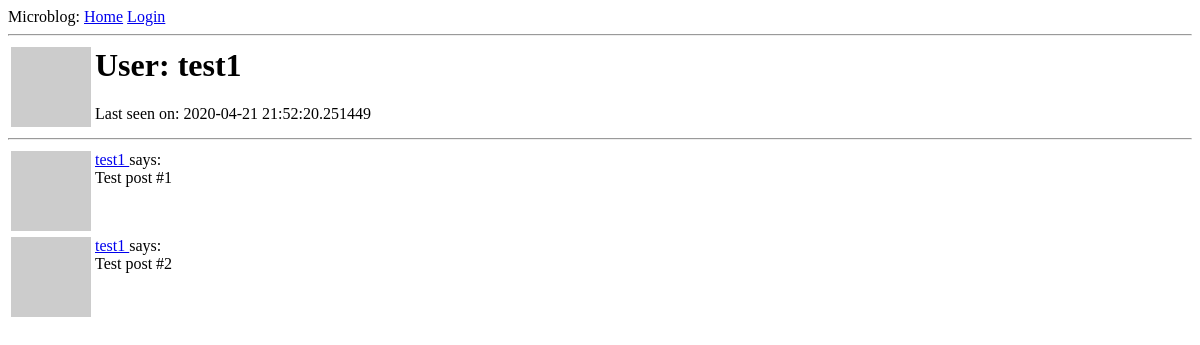
The app's page /user/test1, older data.
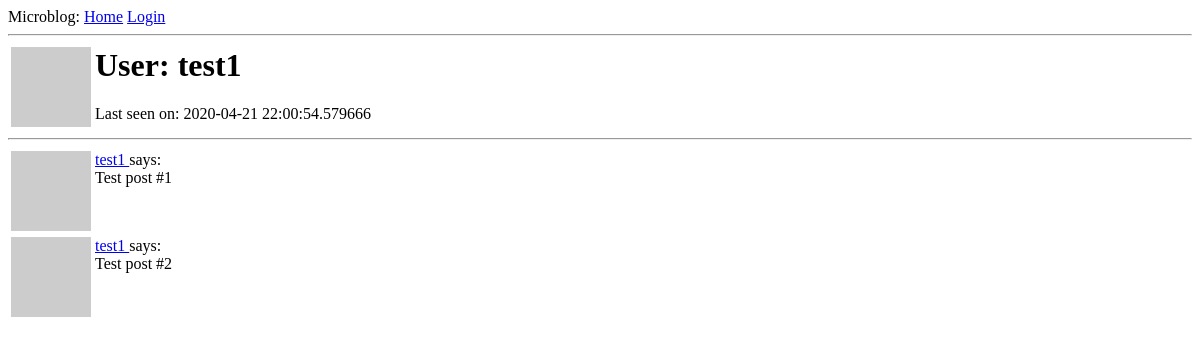
The same page, newer data.
### app/models.py (models this page shows, shortened)
class User(UserMixin,db.Model):
    id = db.Column(db.Integer, primary_key=True)
    username = db.Column(db.String(64), index=True, unique=True)
    email = db.Column(db.String(120), index=True, unique=True)
    password_hash = db.Column(db.String(128))
    rights = db.Column(db.String(64))
    posts = db.relationship('Post', backref='author', lazy='dynamic')
    about_me = db.Column(db.String(140))
    last_seen = db.Column(db.DateTime, default=datetime.utcnow)
    def avatar(self, size):
        digest = md5(self.email.lower().encode('utf-8')).hexdigest()
        return 'https://www.gravatar.com/avatar/{}?d=identicon&s={}'.format(digest, size)

### app/routes.py (the view)
@app.route('/user/<username>')
def user(username):
    user = User.query.filter_by(username=username).first_or_404()
    posts = [
        {'author': user, 'body': 'Test post #1'},
        {'author': user, 'body': 'Test post #2'}
    ]
    return render_template('user.html', user=user, posts=posts)

### app/routes.py (called while the page is built)
@app.before_request
def before_request():
    if current_user.is_authenticated:
        current_user.last_seen = datetime.utcnow()
        db.session.commit()

### app/templates/user.html (shortened to what this page needs)
{% extends "base.html" %}
{% block content %}
     <table>
        <tr valign="top">
            <td><img src="{{ user.avatar(128) }}"></td>
            <td>
		<h1>User: {{ user.username }}</h1>
                {% if user.last_seen %}<p>Last seen on: {{ user.last_seen }}</p>{% endif %}
	    </td>
        </tr>
    </table>
    <hr>
    {% for post in posts %}
        {% include '_post.html' %}
    {% endfor %}
{% endblock %}

### app/templates/base.html (shortened to what this page needs)
{% autoescape false %}
<html>
    <head>
    </head>
    <body>
    <div>
      Microblog:
      <a href="{{ url_for('index') }}">Home</a>
      {% if current_user.is_anonymous %}
      <a href="{{ url_for('login') }}">Login</a>
      {% else %}
      <a href="{{ url_for('explore') }}">Explore</a>
      <a href="{{ url_for('user', username=current_user.username) }}">Profile</a>
      <a href="{{ url_for('logout') }}">Logout</a>
      {% endif %}
    </div>
        <hr>
        {% block content %}{% endblock %}
    </body>
</html>
{% endautoescape %}

### app/templates/_post.html
    <table>
        <tr valign="top">
            <td><img src="{{ post.author.avatar(36) }}"></td>
            <td>
                <a href="{{ url_for('user', username=post.author.username) }}">
                    {{ post.author.username | safe }}
                </a>
                says:<br>{{ post.body |safe }}
            </td>
        </tr>
    </table>

Row changes from the older to the newer data that the page shows:
changed User "test1": last_seen "2020-04-21 21:52:20.251449" → "2020-04-21 22:00:54.579666"
